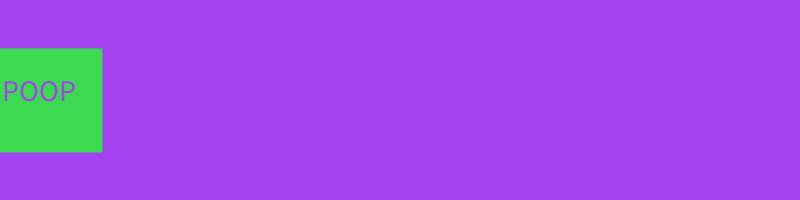
Frame 1 (no input)
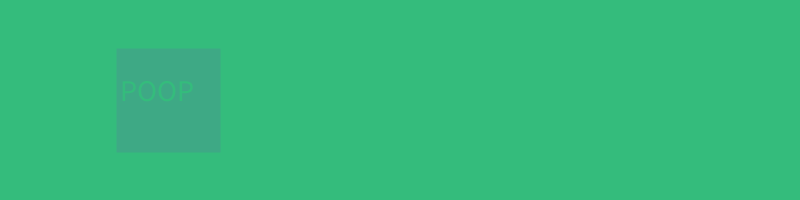
Frame 60 (the mouse pressed at the canvas centre just before this capture)
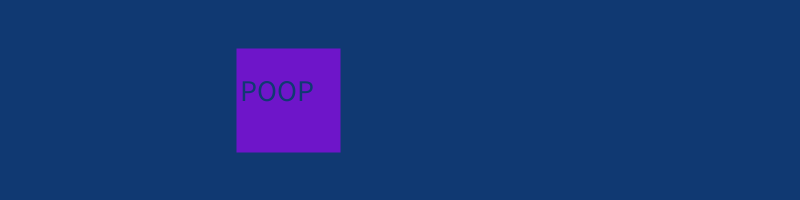
Frame 120 (the mouse held since frame 60 and released just before this capture)

The Processing sketch that drew these frames (run headless with seeded random() and noise(); from frame 60 on, the mouse is pressed at the canvas centre):

// Processing sketch: processing_100566
// ── processing_100566.pde

int xValue;
float red1, green1, blue1;
float red2, green2, blue2;
//the red,green,and blue values for each color. The values are randomized in "void run"
//colormain and colormain2 are the actual colors of the background and the square.
color colormain,colormain2;
float percentchange=1;
void setup()
{
  size(800,200);
  xValue=0;
  strokeWeight(4);
  background(255);
  frameRate(60);
  red1=random(255);
  green1=random(255);
  blue1=random(255);
  red2=random(255);
  green2=random(255);
  blue2=random(255);
}
void draw()
{
  background(255);
//"Lerp Color" basically increments gives you a color
//between two colors based on how much of each color you want. 
//The idea for this program is to fade between two colors that are randomally chosen.
  colormain=lerpColor(color(red1,green1,blue1),color(red2,green2,blue2), percentchange);
  colormain2=lerpColor(color(red2,green2,blue2),color(red1,green1,blue1), percentchange);
  percentchange=percentchange+0.025;
//Every frame it slightly changes the percentage that it increments the color by.
//Then when it is fully one color, it chooses two new colors and does the same thing.
  if (percentchange >= 1.0)
  {
      red1=random(255);
      green1=random(255);
      blue1=random(255);
      red2=random(255);
      green2=random(255);
      blue2=random(255);
      percentchange = 0;
  }
  fill(colormain);
  stroke(colormain);
  background(colormain2);
  rect(xValue,50,100,100);
  //CREATES A RECTANGLE OMG
  xValue=xValue+2;
  //MAKES THE RECTANGLE MOVE OMG
  fill(colormain2);
  //MAKES THE POOP THE SAME COLOR AS THE BACKGROUND OMG
  textSize(30);
  text("POOP",xValue,80,100,100);
  //hehe, poop.
  if(xValue>800)
  {
    xValue=-100;
  }
}
